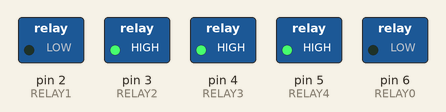
The sketch below on a simulated Arduino Uno, built with avr-gcc and run on an emulated ATmega328P. Shown: switched loads named in the sketch (green lamp = pin HIGH).

Above: at 0.1 s.
Timing chart, 0 to 1.6 s (numbered marks = the images above):
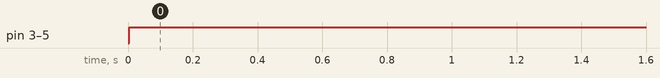

The sketch:

relaytest.ino
```cpp
#define RELAY1  2
#define RELAY2  3
#define RELAY3  4
#define RELAY4  5
#define RELAY0  6

void setup()
{
// Initialise the Arduino data pins for OUTPUT
  pinMode(RELAY1, OUTPUT);
  pinMode(RELAY2, OUTPUT);
  pinMode(RELAY3, OUTPUT);
  pinMode(RELAY4, OUTPUT);
  pinMode(RELAY0, OUTPUT);
}

 void loop()
{
     digitalWrite(RELAY0,HIGH);           // Turns ON Relays 1
   delay(1);                                      // Wait 2 seconds
   digitalWrite(RELAY0,LOW);          // Turns Relay Off

   digitalWrite(RELAY1,LOW);           // Turns ON Relays 1
   delay(1);                                      // Wait 2 seconds
   digitalWrite(RELAY1,HIGH);          // Turns Relay Off

   digitalWrite(RELAY2,LOW);           // Turns ON Relays 2
   delay(1);                                      // Wait 2 seconds
   digitalWrite(RELAY2,HIGH);          // Turns Relay Off

   digitalWrite(RELAY3,LOW);           // Turns ON Relays 3
   delay(1);                                      // Wait 2 seconds
   digitalWrite(RELAY3,HIGH);          // Turns Relay Off

   digitalWrite(RELAY4,LOW);           // Turns ON Relays 4
   delay(1);                                      // Wait 2 seconds
   digitalWrite(RELAY4,HIGH);          // Turns Relay Off

    digitalWrite(RELAY1,LOW);           // Turns ON Relays 1
   delay(3600000);                                      // Wait 2 seconds
   digitalWrite(RELAY1,HIGH);          // Turns Relay Off

   digitalWrite(RELAY2,LOW);           // Turns ON Relays 2
   delay(3600000);                                      // Wait 2 seconds
   digitalWrite(RELAY2,HIGH);          // Turns Relay Off

   digitalWrite(RELAY3,LOW);           // Turns ON Relays 3
   delay(3600000);                                      // Wait 2 seconds
   digitalWrite(RELAY3,HIGH);          // Turns Relay Off

   digitalWrite(RELAY4,LOW);           // Turns ON Relays 4
   delay(600000);                                      // Wait 2 seconds
   digitalWrite(RELAY4,HIGH);          // Turns Relay Off
 }
```

Measured:
- by itself, pin 3 (RELAY2), pin 4 (RELAY3): LOW → HIGH at 0.00 s
- by itself, pin 5 (RELAY4): LOW → HIGH at 0.01 s
